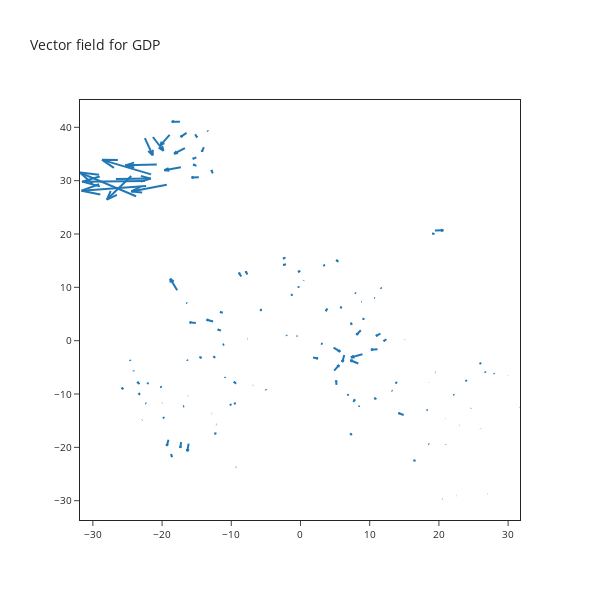

The code cell stored with this chart in its notebook:
### Code cell
explainer.plot_arrow_fields(feature_id)

### Figure 1 — Plotly figure (JSON) as saved in the notebook; plotly's stock layout.template omitted (floating-point values rounded to 4 significant figures; data arrays with more than 128 entries replaced by an {"elided": "..."} marker saying what was removed)
{"data": [{"mode": "lines", "type": "scatter", "x": {"elided": "966 float values"}, "y": {"elided": "966 float values"}}], "layout": {"font": {"size": 10}, "height": 600, "hovermode": "closest", "showlegend": false, "title": {"text": "Vector field for GDP"}, "width": 600, "xaxis": {"mirror": true, "showgrid": false, "zeroline": false}, "yaxis": {"mirror": true, "showgrid": false, "zeroline": false}}}
